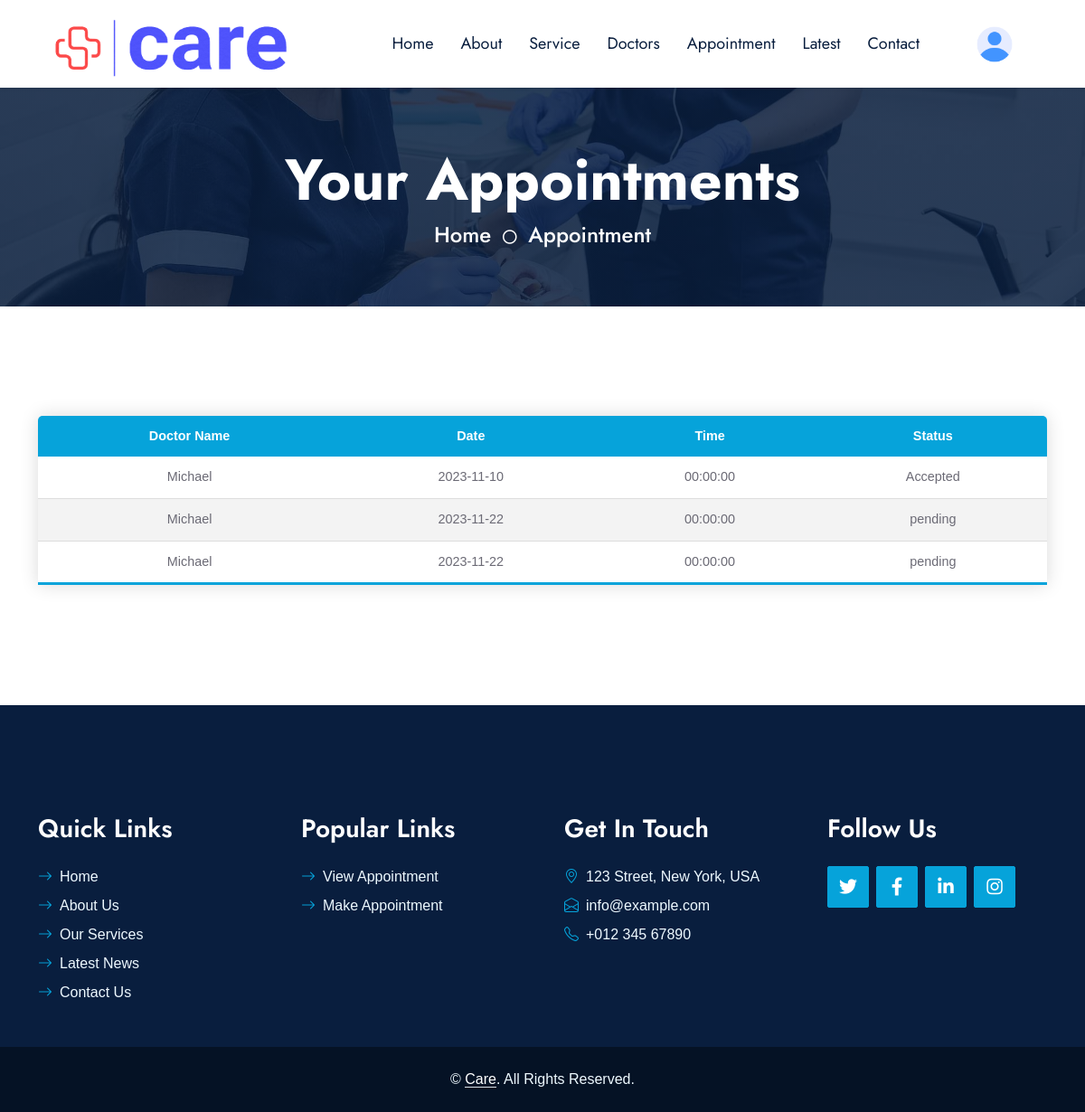
/userside/view_appointment.php (signed in), run on an earlier commit of the app's database.
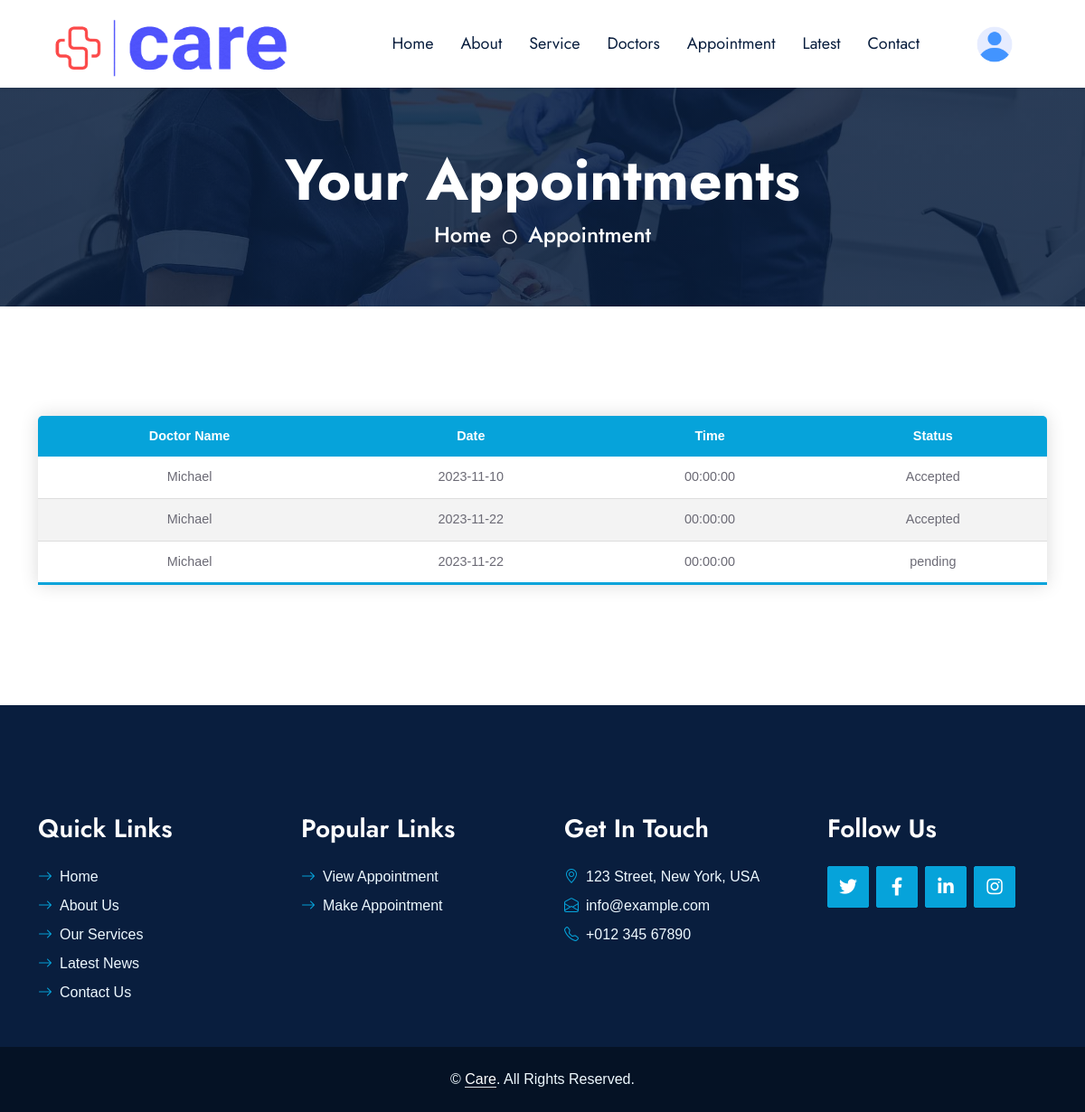
And on a later commit of the database.
### tables this page shows
CREATE TABLE `appointment` (
  `appointment_id` int(11) NOT NULL,
  `patient_id` int(11) NOT NULL,
  `patient_email` varchar(200) NOT NULL,
  `patient_gender` varchar(100) NOT NULL,
  `patient_city` int(100) NOT NULL,
  `date` date NOT NULL,
  `time` time NOT NULL,
  `appointment_status` varchar(50) NOT NULL DEFAULT 'pending',
  `doctor_id` int(11) NOT NULL,
  `patient_age` int(11) NOT NULL
);

CREATE TABLE `doctors` (
  `doctor_id` int(11) NOT NULL,
  `doctor_name` varchar(100) NOT NULL,
  `doctor_email` varchar(100) NOT NULL,
  `doctor_password` varchar(100) NOT NULL,
  `doctor_pic` varchar(500) NOT NULL,
  `doctor_exp` int(11) NOT NULL,
  `doctor_qualification` varchar(100) NOT NULL,
  `doctor_contact` bigint(20) NOT NULL,
  `doctor_degree_pic` varchar(500) NOT NULL,
  `doctor_nic_front_pic` varchar(100) NOT NULL,
  `doctor_nic_back_pic` varchar(100) NOT NULL,
  `doctor_city` int(11) NOT NULL,
  `doctor_whatsapp` bigint(20) NOT NULL,
  `doctor_gender` varchar(100) NOT NULL,
  `status` varchar(50) NOT NULL,
  `doctor_specialization` int(11) NOT NULL
);

### userside/view_appointment.php (the view, shortened to what this page needs)
<?php
include("../admin/connection.php");
$p_id = $_SESSION["p_id"];
$select_appointment = "SELECT * FROM appointment join patients on appointment.patient_id = patients.patient_id join doctors on appointment.doctor_id=doctors.doctor_id where appointment.patient_id= $p_id";
$run_select_appointment = mysqli_query($connection, $select_appointment);
?>
<!DOCTYPE html>
<html lang="en">
<head>
    <link href="https://cdnjs.cloudflare.com/ajax/libs/font-awesome/5.10.0/css/all.min.css" rel="stylesheet">
    <link href="https://cdn.jsdelivr.net/npm/bootstrap-icons@1.4.1/font/bootstrap-icons.css" rel="stylesheet">
    <link href="lib/owlcarousel/assets/owl.carousel.min.css" rel="stylesheet">
    <link href="lib/animate/animate.min.css" rel="stylesheet">
    <link href="lib/tempusdominus/css/tempusdominus-bootstrap-4.min.css" rel="stylesheet" />
    <link href="lib/twentytwenty/twentytwenty.css" rel="stylesheet" />
    <link href="css/bootstrap.min.css" rel="stylesheet">
    <link href="css/style.css" rel="stylesheet">
</head>
<body>
    <?php include("navbar.php"); ?>
    <div class="container-fluid bg-primary py-5 hero-header mb-5">
        <div class="row py-3">
            <div class="col-12 text-center">
                <h1 class="display-3 text-white animated zoomIn">Your Appointments</h1>
                <a href="" class="h4 text-white">Home</a>
                <i class="far fa-circle text-white px-2"></i>
                <a href="" class="h4 text-white"> Appointment</a>
            </div>
        </div>
    </div>
    <div class="container-fluid py-5 wow fadeInUp" data-wow-delay="0.1s">
        <div class="container justify-content-center text-center">
            <table class="content-table w-100 text-center">
                <thead >
                    <tr>
                    <th>Doctor Name</th>
                    <th>Date</th>
                    <th>Time</th>
                    <th>Status</th>
                    </tr>
                </thead>
                <tbody>
                <?php while ($row_appointment = mysqli_fetch_array($run_select_appointment)) { ?>
                        <tr>
                            <td>
                                <?php echo $row_appointment['doctor_name']; ?>
                            </td>
                            <td>
                                <?php echo $row_appointment['date']; ?>
                            </td>
                            <td>
                                <?php echo $row_appointment['time']; ?>
                            </td>
                            <td>
                                <?php echo $row_appointment['appointment_status']; ?>
                            </td>
                        </tr>
                    <?php } ?>
                </tbody>
            </table>
        </div>
    </div>
    <?php
    include('footer.php');
    ?>
</body>
</html>

### userside/navbar.php (shortened to what this page needs)
<?php
if (isset($_SESSION['p_id']) ) {
    $loggedUserDropdownClass = "display-flex";
}
elseif (isset($_SESSION['d_id'])) {
    $loginDropdownClass = "display-none";
    $loggedDoctorDropdownClass = "display-flex";
    $loggedUserDropdownClass = "display-none";
}
else {
    $loginDropdownClass = "display-block";
    $loggedUserDropdownClass = "display-none";
    $loggedDoctorDropdownClass = "display-none";
}
?>
<!DOCTYPE html>
<html lang="en">
<head>
    <link href="https://cdnjs.cloudflare.com/ajax/libs/font-awesome/5.10.0/css/all.min.css" rel="stylesheet">
    <link href="https://cdn.jsdelivr.net/npm/bootstrap-icons@1.4.1/font/bootstrap-icons.css" rel="stylesheet">
    <link href="lib/owlcarousel/assets/owl.carousel.min.css" rel="stylesheet">
    <link href="lib/animate/animate.min.css" rel="stylesheet">
    <link href="lib/tempusdominus/css/tempusdominus-bootstrap-4.min.css" rel="stylesheet" />
    <link href="lib/twentytwenty/twentytwenty.css" rel="stylesheet" />
    <link href="css/bootstrap.min.css" rel="stylesheet">
    <link href="css/style.css" rel="stylesheet">
    <link href="css/index.css" rel="stylesheet">
</head>
<body>
    <nav class="navbar navbar-expand-lg bg-white navbar-light shadow-sm px-5 py-3 py-lg-0">
        <a href="index.html" class="navbar-brand p-0">
            <img class="logo_img" src="img/logo.png" alt="">
        </a>
        <div class="collapse navbar-collapse" id="navbarCollapse">
            <div class="navbar-nav ms-auto py-0">
                <a href="index.php" class="nav-item nav-link ">Home</a>
                <a href="about.php" class="nav-item nav-link">About</a>
                <a href="service.php" class="nav-item nav-link">Service</a>
                <a href="doctors.php" class="nav-item nav-link">Doctors</a>
                <div class="nav-item dropdown">
                    <a href="#" class="nav-link" data-bs-toggle="dropdown">Appointment</a>
                </div>
                <div class="nav-item dropdown">
                    <a href="#" class="nav-link" data-bs-toggle="dropdown">Latest</a>
                </div>
                <a href="contact.php" class="nav-item nav-link">Contact</a>
            </div>
            <div id="logged_user_dropdown" style="position: relative; width:120px;" class="<?php echo $loggedUserDropdownClass; ?> justify-content-center" >
                <a class="nav-link  py-2 px-3 ms-3" href="#" id="navbarDropdown1" role="button"
                    data-bs-toggle="dropdown" aria-expanded="false">
                    <img class="profile_icon" src="../images/profile_icon.png" alt="">
                </a>
            </div>
        </div>
    </nav>
</body>
</html>

### userside/footer.php
<div class="container-fluid bg-dark text-light py-5 wow fadeInUp" data-wow-delay="0.3s" style="margin-top:60px;">
    <div class="container pt-5">
        <div class="row g-5 pt-4">
            <div class="col-lg-3 col-md-6">
                <h3 class="text-white mb-4">Quick Links</h3>
                <div class="d-flex flex-column justify-content-start">
                    <a class="text-light mb-2" href="index.php"><i
                            class="bi bi-arrow-right text-primary me-2"></i>Home</a>
                    <a class="text-light mb-2" href="about.php"><i class="bi bi-arrow-right text-primary me-2"></i>About
                        Us</a>
                    <a class="text-light mb-2" href="service.php"><i class="bi bi-arrow-right text-primary me-2"></i>Our
                        Services</a>
                    <a class="text-light mb-2" href="medical_news.php"><i
                            class="bi bi-arrow-right text-primary me-2"></i>Latest
                        News</a>
                    <a class="text-light" href="contact.php"><i class="bi bi-arrow-right text-primary me-2"></i>Contact
                        Us</a>
                </div>
            </div>
            <div class="col-lg-3 col-md-6">
                <h3 class="text-white mb-4">Popular Links</h3>
                <div class="d-flex flex-column justify-content-start">
                    <a class="text-light mb-2" href="view_appointment.php"><i
                            class="bi bi-arrow-right text-primary me-2"></i>View Appointment</a>
                    <a class="text-light mb-2" href="search_doctor.php"><i
                            class="bi bi-arrow-right text-primary me-2"></i>Make
                        Appointment</a>
                </div>
            </div>
            <div class="col-lg-3 col-md-6">
                <h3 class="text-white mb-4">Get In Touch</h3>
                <p class="mb-2"><i class="bi bi-geo-alt text-primary me-2"></i>123 Street, New York, USA</p>
                <p class="mb-2"><i class="bi bi-envelope-open text-primary me-2"></i>info@example.com</p>
                <p class="mb-0"><i class="bi bi-telephone text-primary me-2"></i>+012 345 67890</p>
            </div>
            <div class="col-lg-3 col-md-6">
                <h3 class="text-white mb-4">Follow Us</h3>
                <div class="d-flex">
                    <a class="btn btn-lg btn-primary btn-lg-square rounded me-2" href="#"><i
                            class="fab fa-twitter fw-normal"></i></a>
                    <a class="btn btn-lg btn-primary btn-lg-square rounded me-2" href="#"><i
                            class="fab fa-facebook-f fw-normal"></i></a>
                    <a class="btn btn-lg btn-primary btn-lg-square rounded me-2" href="#"><i
                            class="fab fa-linkedin-in fw-normal"></i></a>
                    <a class="btn btn-lg btn-primary btn-lg-square rounded" href="#"><i
                            class="fab fa-instagram fw-normal"></i></a>
                </div>
            </div>
        </div>
    </div>
</div>
<div class="container-fluid text-light py-4" style="background: #051225;">
    <div class="container">
        <div class="row g-0">
            <div class="col-md-12 text-center">
                <p class="mb-md-0">&copy; <a class="text-white border-bottom" href="index.php">Care</a>. All
                    Rights Reserved.</p>
            </div>
        </div>
    </div>
</div>

### userside/css/style.css (style rules this page uses)
:root { --primary: #06A3DA; --secondary: #F57E57; --light: #EEF9FF; --dark: #091E3E; }
h1, h2, .font-weight-bold { font-weight: 700 !important; }
h3, h4, .font-weight-semi-bold { font-weight: 600 !important; }
.btn { font-family: 'Jost', sans-serif; font-weight: 600; transition: .5s; }
.btn-primary, .btn-secondary { color: #FFFFFF; }
.btn-lg-square { width: 46px; height: 46px; }
.btn-square, .btn-sm-square, .btn-lg-square { padding-left: 0; padding-right: 0; text-align: center; }
.navbar-light .navbar-nav .nav-link { font-family: 'Jost', sans-serif; padding: 35px 15px; font-size: 18px; color: var(--dark); outline: none; transition: .5s; }
.hero-header { background: linear-gradient(rgba(9, 30, 62, .85), rgba(9, 30, 62, .85)), url(../img/carousel-1.jpg) center center no-repeat; background-size: cover; }

### userside/css/index.css (style rules this page uses)
.logo_img { width: 280px !important; height: 90px !important; }

### userside/view_appointment.php (style rules this page uses)
* { font-family: sans-serif; }
.content-table { border-collapse: collapse; margin: 25px 0; font-size: 0.9em; min-width: 400px; border-radius: 5px 5px 0 0; overflow: hidden; box-shadow: 0 0 20px rgba(0, 0, 0, 0.15); }
.content-table thead tr { background-color: #06A3DA; color: #ffffff; font-weight: bold; }
.content-table th, .content-table td { padding: 12px 15px; }
.content-table tbody tr { border-bottom: 1px solid #dddddd; }
.content-table tbody tr:nth-of-type(even) { background-color: #f3f3f3; }
.content-table tbody tr:last-of-type { border-bottom: 3px solid #06A3DA; }

### userside/navbar.php (style rules this page uses)
.profile_icon { width: 40px; }
.display-flex { display: flex; }

What changed in the data, as far as the page shows it:
changed appointment (number 2 of 3 on the later page): appointment_status "pending" → "Accepted"
